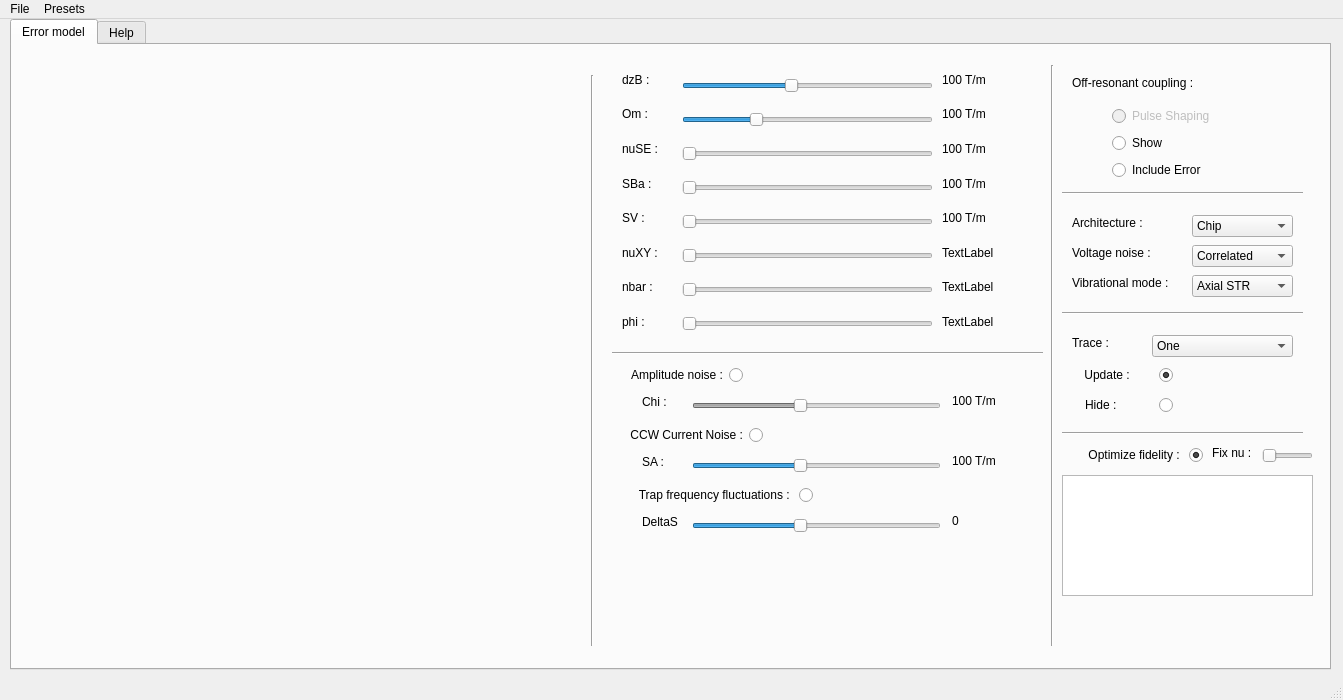
<?xml version="1.0" encoding="UTF-8"?>
<ui version="4.0">
 <class>MainWindow</class>
 <widget class="QMainWindow" name="MainWindow">
  <property name="geometry">
   <rect>
    <x>0</x>
    <y>0</y>
    <width>1343</width>
    <height>700</height>
   </rect>
  </property>
  <property name="windowTitle">
   <string>MainWindow</string>
  </property>
  <widget class="QWidget" name="centralwidget">
   <widget class="QTabWidget" name="tabWidget">
    <property name="enabled">
     <bool>true</bool>
    </property>
    <property name="geometry">
     <rect>
      <x>10</x>
      <y>0</y>
      <width>1321</width>
      <height>651</height>
     </rect>
    </property>
    <property name="currentIndex">
     <number>0</number>
    </property>
    <property name="tabBarAutoHide">
     <bool>false</bool>
    </property>
    <widget class="QWidget" name="tab">
     <attribute name="title">
      <string>Error model</string>
     </attribute>
     <widget class="QTableWidget" name="tableInfo">
      <property name="enabled">
       <bool>true</bool>
      </property>
      <property name="geometry">
       <rect>
        <x>1050</x>
        <y>430</y>
        <width>251</width>
        <height>121</height>
       </rect>
      </property>
      <property name="maximumSize">
       <size>
        <width>421</width>
        <height>16777215</height>
       </size>
      </property>
      <attribute name="horizontalHeaderVisible">
       <bool>false</bool>
      </attribute>
      <attribute name="horizontalHeaderDefaultSectionSize">
       <number>120</number>
      </attribute>
      <attribute name="horizontalHeaderHighlightSections">
       <bool>false</bool>
      </attribute>
      <attribute name="verticalHeaderVisible">
       <bool>false</bool>
      </attribute>
      <attribute name="verticalHeaderDefaultSectionSize">
       <number>29</number>
      </attribute>
      <attribute name="verticalHeaderHighlightSections">
       <bool>false</bool>
      </attribute>
      <attribute name="verticalHeaderMinimumSectionSize">
       <number>15</number>
      </attribute>
     </widget>
     <widget class="PlotWidget" name="graphWidget" native="true">
      <property name="geometry">
       <rect>
        <x>20</x>
        <y>30</y>
        <width>541</width>
        <height>501</height>
       </rect>
      </property>
     </widget>
     <widget class="QComboBox" name="comboBoxArchitecture">
      <property name="geometry">
       <rect>
        <x>1180</x>
        <y>170</y>
        <width>101</width>
        <height>22</height>
       </rect>
      </property>
      <item>
       <property name="text">
        <string>Chip</string>
       </property>
      </item>
      <item>
       <property name="text">
        <string>Macro</string>
       </property>
      </item>
     </widget>
     <widget class="QComboBox" name="comboBoxVNoise">
      <property name="geometry">
       <rect>
        <x>1180</x>
        <y>200</y>
        <width>101</width>
        <height>22</height>
       </rect>
      </property>
      <item>
       <property name="text">
        <string>Correlated</string>
       </property>
      </item>
      <item>
       <property name="text">
        <string>Uncorrelated</string>
       </property>
      </item>
     </widget>
     <widget class="QLabel" name="label_8">
      <property name="geometry">
       <rect>
        <x>1060</x>
        <y>170</y>
        <width>101</width>
        <height>16</height>
       </rect>
      </property>
      <property name="text">
       <string>Architecture :</string>
      </property>
     </widget>
     <widget class="QLabel" name="label_9">
      <property name="geometry">
       <rect>
        <x>1060</x>
        <y>200</y>
        <width>101</width>
        <height>16</height>
       </rect>
      </property>
      <property name="text">
       <string>Voltage noise :</string>
      </property>
     </widget>
     <widget class="QComboBox" name="comboBoxVibMode">
      <property name="geometry">
       <rect>
        <x>1180</x>
        <y>230</y>
        <width>101</width>
        <height>22</height>
       </rect>
      </property>
      <item>
       <property name="text">
        <string>Axial STR</string>
       </property>
      </item>
      <item>
       <property name="text">
        <string>Axial COM</string>
       </property>
      </item>
     </widget>
     <widget class="QLabel" name="label_10">
      <property name="geometry">
       <rect>
        <x>1060</x>
        <y>230</y>
        <width>111</width>
        <height>16</height>
       </rect>
      </property>
      <property name="text">
       <string>Vibrational mode :</string>
      </property>
     </widget>
     <widget class="Line" name="line">
      <property name="geometry">
       <rect>
        <x>1030</x>
        <y>20</y>
        <width>21</width>
        <height>581</height>
       </rect>
      </property>
      <property name="orientation">
       <enum>Qt::Vertical</enum>
      </property>
     </widget>
     <widget class="Line" name="line_2">
      <property name="geometry">
       <rect>
        <x>1050</x>
        <y>140</y>
        <width>241</width>
        <height>16</height>
       </rect>
      </property>
      <property name="orientation">
       <enum>Qt::Horizontal</enum>
      </property>
     </widget>
     <widget class="Line" name="line_3">
      <property name="geometry">
       <rect>
        <x>570</x>
        <y>30</y>
        <width>21</width>
        <height>571</height>
       </rect>
      </property>
      <property name="orientation">
       <enum>Qt::Vertical</enum>
      </property>
     </widget>
     <widget class="QWidget" name="layoutWidget">
      <property name="geometry">
       <rect>
        <x>610</x>
        <y>20</y>
        <width>57</width>
        <height>271</height>
       </rect>
      </property>
      <layout class="QVBoxLayout" name="verticalLayout_3">
       <item>
        <widget class="QLabel" name="label_2">
         <property name="text">
          <string>dzB :</string>
         </property>
        </widget>
       </item>
       <item>
        <widget class="QLabel" name="label_3">
         <property name="text">
          <string>Om :</string>
         </property>
        </widget>
       </item>
       <item>
        <widget class="QLabel" name="label_4">
         <property name="text">
          <string>nuSE :</string>
         </property>
        </widget>
       </item>
       <item>
        <widget class="QLabel" name="label_5">
         <property name="text">
          <string>SBa :</string>
         </property>
        </widget>
       </item>
       <item>
        <widget class="QLabel" name="label_6">
         <property name="text">
          <string>SV :</string>
         </property>
        </widget>
       </item>
       <item>
        <widget class="QLabel" name="label_7">
         <property name="text">
          <string>nuXY :</string>
         </property>
        </widget>
       </item>
       <item>
        <widget class="QLabel" name="label_16">
         <property name="text">
          <string>nbar :</string>
         </property>
        </widget>
       </item>
       <item>
        <widget class="QLabel" name="label_17">
         <property name="text">
          <string>phi :</string>
         </property>
        </widget>
       </item>
      </layout>
     </widget>
     <widget class="QWidget" name="layoutWidget">
      <property name="geometry">
       <rect>
        <x>670</x>
        <y>20</y>
        <width>251</width>
        <height>281</height>
       </rect>
      </property>
      <layout class="QVBoxLayout" name="verticalLayout">
       <item>
        <widget class="QSlider" name="sliderGradient">
         <property name="minimum">
          <number>24</number>
         </property>
         <property name="maximum">
          <number>200</number>
         </property>
         <property name="singleStep">
          <number>2</number>
         </property>
         <property name="value">
          <number>100</number>
         </property>
         <property name="orientation">
          <enum>Qt::Horizontal</enum>
         </property>
         <property name="tickPosition">
          <enum>QSlider::NoTicks</enum>
         </property>
        </widget>
       </item>
       <item>
        <widget class="QSlider" name="sliderPower">
         <property name="minimum">
          <number>10</number>
         </property>
         <property name="maximum">
          <number>150</number>
         </property>
         <property name="value">
          <number>50</number>
         </property>
         <property name="orientation">
          <enum>Qt::Horizontal</enum>
         </property>
        </widget>
       </item>
       <item>
        <widget class="QSlider" name="sliderENoise">
         <property name="orientation">
          <enum>Qt::Horizontal</enum>
         </property>
        </widget>
       </item>
       <item>
        <widget class="QSlider" name="sliderBAmbient">
         <property name="orientation">
          <enum>Qt::Horizontal</enum>
         </property>
        </widget>
       </item>
       <item>
        <widget class="QSlider" name="sliderVNoise">
         <property name="orientation">
          <enum>Qt::Horizontal</enum>
         </property>
        </widget>
       </item>
       <item>
        <widget class="QSlider" name="sliderNuXY">
         <property name="pageStep">
          <number>1</number>
         </property>
         <property name="orientation">
          <enum>Qt::Horizontal</enum>
         </property>
        </widget>
       </item>
       <item>
        <widget class="QSlider" name="sliderNbar">
         <property name="pageStep">
          <number>1</number>
         </property>
         <property name="orientation">
          <enum>Qt::Horizontal</enum>
         </property>
        </widget>
       </item>
       <item>
        <widget class="QSlider" name="sliderPhi">
         <property name="pageStep">
          <number>1</number>
         </property>
         <property name="orientation">
          <enum>Qt::Horizontal</enum>
         </property>
        </widget>
       </item>
      </layout>
     </widget>
     <widget class="QWidget" name="layoutWidget">
      <property name="geometry">
       <rect>
        <x>930</x>
        <y>20</y>
        <width>81</width>
        <height>271</height>
       </rect>
      </property>
      <layout class="QVBoxLayout" name="verticalLayout_4">
       <item>
        <widget class="QLabel" name="labelGradient">
         <property name="text">
          <string>100 T/m</string>
         </property>
        </widget>
       </item>
       <item>
        <widget class="QLabel" name="labelPower">
         <property name="text">
          <string>100 T/m</string>
         </property>
        </widget>
       </item>
       <item>
        <widget class="QLabel" name="labelENoise">
         <property name="text">
          <string>100 T/m</string>
         </property>
        </widget>
       </item>
       <item>
        <widget class="QLabel" name="labelBAmbient">
         <property name="text">
          <string>100 T/m</string>
         </property>
        </widget>
       </item>
       <item>
        <widget class="QLabel" name="labelVNoise">
         <property name="text">
          <string>100 T/m</string>
         </property>
        </widget>
       </item>
       <item>
        <widget class="QLabel" name="labelNuXY">
         <property name="text">
          <string>TextLabel</string>
         </property>
        </widget>
       </item>
       <item>
        <widget class="QLabel" name="labelNbar">
         <property name="text">
          <string>TextLabel</string>
         </property>
        </widget>
       </item>
       <item>
        <widget class="QLabel" name="labelPhi">
         <property name="text">
          <string>TextLabel</string>
         </property>
        </widget>
       </item>
      </layout>
     </widget>
     <widget class="QWidget" name="layoutWidget">
      <property name="geometry">
       <rect>
        <x>1100</x>
        <y>60</y>
        <width>151</width>
        <height>76</height>
       </rect>
      </property>
      <layout class="QVBoxLayout" name="verticalLayout_2">
       <item>
        <widget class="QRadioButton" name="radioBtnPulseShaping">
         <property name="enabled">
          <bool>false</bool>
         </property>
         <property name="text">
          <string>Pulse Shaping</string>
         </property>
         <property name="autoExclusive">
          <bool>false</bool>
         </property>
        </widget>
       </item>
       <item>
        <widget class="QRadioButton" name="radioBtnShowOffRes">
         <property name="text">
          <string>Show</string>
         </property>
         <property name="autoExclusive">
          <bool>false</bool>
         </property>
        </widget>
       </item>
       <item>
        <widget class="QRadioButton" name="radioBtnIncludeOffErr">
         <property name="text">
          <string>Include Error</string>
         </property>
         <property name="autoExclusive">
          <bool>false</bool>
         </property>
        </widget>
       </item>
      </layout>
     </widget>
     <widget class="QLabel" name="label">
      <property name="geometry">
       <rect>
        <x>1060</x>
        <y>30</y>
        <width>151</width>
        <height>16</height>
       </rect>
      </property>
      <property name="text">
       <string>Off-resonant coupling :</string>
      </property>
     </widget>
     <widget class="QRadioButton" name="radioBtnOptFid">
      <property name="enabled">
       <bool>true</bool>
      </property>
      <property name="geometry">
       <rect>
        <x>1060</x>
        <y>400</y>
        <width>131</width>
        <height>20</height>
       </rect>
      </property>
      <property name="layoutDirection">
       <enum>Qt::RightToLeft</enum>
      </property>
      <property name="text">
       <string>Optimize fidelity : </string>
      </property>
      <property name="checked">
       <bool>true</bool>
      </property>
      <property name="autoExclusive">
       <bool>false</bool>
      </property>
     </widget>
     <widget class="QSlider" name="sliderFixNu">
      <property name="enabled">
       <bool>false</bool>
      </property>
      <property name="geometry">
       <rect>
        <x>1250</x>
        <y>400</y>
        <width>51</width>
        <height>22</height>
       </rect>
      </property>
      <property name="orientation">
       <enum>Qt::Horizontal</enum>
      </property>
     </widget>
     <widget class="QLabel" name="label_11">
      <property name="geometry">
       <rect>
        <x>1200</x>
        <y>400</y>
        <width>55</width>
        <height>16</height>
       </rect>
      </property>
      <property name="text">
       <string>Fix nu :</string>
      </property>
     </widget>
     <widget class="Line" name="line_4">
      <property name="geometry">
       <rect>
        <x>600</x>
        <y>300</y>
        <width>431</width>
        <height>16</height>
       </rect>
      </property>
      <property name="orientation">
       <enum>Qt::Horizontal</enum>
      </property>
     </widget>
     <widget class="QComboBox" name="comboBoxTraceNum">
      <property name="geometry">
       <rect>
        <x>1140</x>
        <y>290</y>
        <width>141</width>
        <height>22</height>
       </rect>
      </property>
      <item>
       <property name="text">
        <string>One</string>
       </property>
      </item>
      <item>
       <property name="text">
        <string>Two</string>
       </property>
      </item>
      <item>
       <property name="text">
        <string>Three</string>
       </property>
      </item>
      <item>
       <property name="text">
        <string>Four</string>
       </property>
      </item>
     </widget>
     <widget class="QLabel" name="label_12">
      <property name="geometry">
       <rect>
        <x>1060</x>
        <y>290</y>
        <width>101</width>
        <height>16</height>
       </rect>
      </property>
      <property name="text">
       <string>Trace :</string>
      </property>
     </widget>
     <widget class="QRadioButton" name="radioBtnTraceUpdate">
      <property name="enabled">
       <bool>true</bool>
      </property>
      <property name="geometry">
       <rect>
        <x>1050</x>
        <y>320</y>
        <width>111</width>
        <height>20</height>
       </rect>
      </property>
      <property name="layoutDirection">
       <enum>Qt::RightToLeft</enum>
      </property>
      <property name="text">
       <string>Update :       </string>
      </property>
      <property name="checked">
       <bool>true</bool>
      </property>
      <property name="autoExclusive">
       <bool>false</bool>
      </property>
     </widget>
     <widget class="QRadioButton" name="radioBtnTraceHide">
      <property name="enabled">
       <bool>true</bool>
      </property>
      <property name="geometry">
       <rect>
        <x>1050</x>
        <y>350</y>
        <width>111</width>
        <height>20</height>
       </rect>
      </property>
      <property name="layoutDirection">
       <enum>Qt::RightToLeft</enum>
      </property>
      <property name="text">
       <string>Hide :           </string>
      </property>
      <property name="checked">
       <bool>false</bool>
      </property>
      <property name="autoExclusive">
       <bool>false</bool>
      </property>
     </widget>
     <widget class="Line" name="line_5">
      <property name="geometry">
       <rect>
        <x>1050</x>
        <y>260</y>
        <width>241</width>
        <height>16</height>
       </rect>
      </property>
      <property name="orientation">
       <enum>Qt::Horizontal</enum>
      </property>
     </widget>
     <widget class="Line" name="line_7">
      <property name="geometry">
       <rect>
        <x>1050</x>
        <y>380</y>
        <width>241</width>
        <height>16</height>
       </rect>
      </property>
      <property name="orientation">
       <enum>Qt::Horizontal</enum>
      </property>
     </widget>
     <widget class="QRadioButton" name="radioBtnAmpNoise">
      <property name="enabled">
       <bool>true</bool>
      </property>
      <property name="geometry">
       <rect>
        <x>600</x>
        <y>320</y>
        <width>131</width>
        <height>20</height>
       </rect>
      </property>
      <property name="layoutDirection">
       <enum>Qt::RightToLeft</enum>
      </property>
      <property name="text">
       <string>Amplitude noise :</string>
      </property>
      <property name="checked">
       <bool>false</bool>
      </property>
      <property name="autoExclusive">
       <bool>false</bool>
      </property>
     </widget>
     <widget class="QSlider" name="sliderChi">
      <property name="enabled">
       <bool>false</bool>
      </property>
      <property name="geometry">
       <rect>
        <x>680</x>
        <y>350</y>
        <width>249</width>
        <height>22</height>
       </rect>
      </property>
      <property name="minimum">
       <number>24</number>
      </property>
      <property name="maximum">
       <number>200</number>
      </property>
      <property name="singleStep">
       <number>2</number>
      </property>
      <property name="value">
       <number>100</number>
      </property>
      <property name="orientation">
       <enum>Qt::Horizontal</enum>
      </property>
      <property name="tickPosition">
       <enum>QSlider::NoTicks</enum>
      </property>
     </widget>
     <widget class="QLabel" name="label_13">
      <property name="geometry">
       <rect>
        <x>630</x>
        <y>340</y>
        <width>55</width>
        <height>34</height>
       </rect>
      </property>
      <property name="text">
       <string>Chi :</string>
      </property>
     </widget>
     <widget class="QLabel" name="labelChi">
      <property name="geometry">
       <rect>
        <x>940</x>
        <y>340</y>
        <width>79</width>
        <height>32</height>
       </rect>
      </property>
      <property name="text">
       <string>100 T/m</string>
      </property>
     </widget>
     <widget class="QRadioButton" name="radioBtnCCWNoise">
      <property name="enabled">
       <bool>true</bool>
      </property>
      <property name="geometry">
       <rect>
        <x>600</x>
        <y>380</y>
        <width>151</width>
        <height>20</height>
       </rect>
      </property>
      <property name="layoutDirection">
       <enum>Qt::RightToLeft</enum>
      </property>
      <property name="text">
       <string>CCW Current Noise :</string>
      </property>
      <property name="checked">
       <bool>false</bool>
      </property>
      <property name="autoExclusive">
       <bool>false</bool>
      </property>
     </widget>
     <widget class="QLabel" name="labelSA">
      <property name="geometry">
       <rect>
        <x>940</x>
        <y>400</y>
        <width>79</width>
        <height>32</height>
       </rect>
      </property>
      <property name="text">
       <string>100 T/m</string>
      </property>
     </widget>
     <widget class="QSlider" name="sliderSA">
      <property name="enabled">
       <bool>true</bool>
      </property>
      <property name="geometry">
       <rect>
        <x>680</x>
        <y>410</y>
        <width>249</width>
        <height>22</height>
       </rect>
      </property>
      <property name="minimum">
       <number>24</number>
      </property>
      <property name="maximum">
       <number>200</number>
      </property>
      <property name="singleStep">
       <number>2</number>
      </property>
      <property name="value">
       <number>100</number>
      </property>
      <property name="orientation">
       <enum>Qt::Horizontal</enum>
      </property>
      <property name="tickPosition">
       <enum>QSlider::NoTicks</enum>
      </property>
     </widget>
     <widget class="QLabel" name="label_14">
      <property name="geometry">
       <rect>
        <x>630</x>
        <y>400</y>
        <width>55</width>
        <height>34</height>
       </rect>
      </property>
      <property name="text">
       <string>SA :</string>
      </property>
     </widget>
     <widget class="QRadioButton" name="radioBtnSymFluc">
      <property name="enabled">
       <bool>true</bool>
      </property>
      <property name="geometry">
       <rect>
        <x>600</x>
        <y>440</y>
        <width>201</width>
        <height>20</height>
       </rect>
      </property>
      <property name="layoutDirection">
       <enum>Qt::RightToLeft</enum>
      </property>
      <property name="text">
       <string>Trap frequency fluctuations : </string>
      </property>
      <property name="checked">
       <bool>false</bool>
      </property>
      <property name="autoExclusive">
       <bool>false</bool>
      </property>
     </widget>
     <widget class="QLabel" name="labelSymFluc">
      <property name="geometry">
       <rect>
        <x>940</x>
        <y>460</y>
        <width>79</width>
        <height>32</height>
       </rect>
      </property>
      <property name="text">
       <string>0</string>
      </property>
     </widget>
     <widget class="QSlider" name="sliderSymFluc">
      <property name="enabled">
       <bool>true</bool>
      </property>
      <property name="geometry">
       <rect>
        <x>680</x>
        <y>470</y>
        <width>249</width>
        <height>22</height>
       </rect>
      </property>
      <property name="minimum">
       <number>24</number>
      </property>
      <property name="maximum">
       <number>200</number>
      </property>
      <property name="singleStep">
       <number>2</number>
      </property>
      <property name="value">
       <number>100</number>
      </property>
      <property name="orientation">
       <enum>Qt::Horizontal</enum>
      </property>
      <property name="tickPosition">
       <enum>QSlider::NoTicks</enum>
      </property>
     </widget>
     <widget class="QLabel" name="label_15">
      <property name="geometry">
       <rect>
        <x>630</x>
        <y>460</y>
        <width>55</width>
        <height>34</height>
       </rect>
      </property>
      <property name="text">
       <string>DeltaS</string>
      </property>
     </widget>
     <widget class="PlotWidget" name="legendWidget" native="true">
      <property name="geometry">
       <rect>
        <x>20</x>
        <y>540</y>
        <width>541</width>
        <height>71</height>
       </rect>
      </property>
     </widget>
    </widget>
    <widget class="QWidget" name="tab_2">
     <attribute name="title">
      <string>Help</string>
     </attribute>
     <widget class="QTabWidget" name="tabWidget_2">
      <property name="geometry">
       <rect>
        <x>30</x>
        <y>20</y>
        <width>1261</width>
        <height>521</height>
       </rect>
      </property>
      <property name="currentIndex">
       <number>0</number>
      </property>
      <widget class="QWidget" name="tab_3">
       <attribute name="title">
        <string>Heating</string>
       </attribute>
      </widget>
      <widget class="QWidget" name="tab_4">
       <attribute name="title">
        <string>Decoherence</string>
       </attribute>
      </widget>
      <widget class="QWidget" name="tab_5">
       <attribute name="title">
        <string>Kerr Coupling</string>
       </attribute>
      </widget>
      <widget class="QWidget" name="tab_6">
       <attribute name="title">
        <string>Off-resonant coupling</string>
       </attribute>
      </widget>
     </widget>
    </widget>
   </widget>
  </widget>
  <widget class="QMenuBar" name="menubar">
   <property name="geometry">
    <rect>
     <x>0</x>
     <y>0</y>
     <width>1343</width>
     <height>26</height>
    </rect>
   </property>
   <widget class="QMenu" name="menuFile">
    <property name="title">
     <string>File</string>
    </property>
   </widget>
   <widget class="QMenu" name="menuPresets">
    <property name="title">
     <string>Presets</string>
    </property>
    <addaction name="actionLoadMacro"/>
    <addaction name="actionLoadChip"/>
    <addaction name="separator"/>
    <addaction name="actionLoadPresetFile"/>
    <addaction name="actionSavePresetFile"/>
   </widget>
   <addaction name="menuFile"/>
   <addaction name="menuPresets"/>
  </widget>
  <widget class="QStatusBar" name="statusbar"/>
  <action name="actionLoadMacro">
   <property name="text">
    <string>Load Macro</string>
   </property>
  </action>
  <action name="actionLoadChip">
   <property name="text">
    <string>Load Chip</string>
   </property>
  </action>
  <action name="actionLoadPresetFile">
   <property name="text">
    <string>Load from File</string>
   </property>
  </action>
  <action name="actionSavePresetFile">
   <property name="text">
    <string>Save to File</string>
   </property>
  </action>
 </widget>
 <customwidgets>
  <customwidget>
   <class>PlotWidget</class>
   <extends>QWidget</extends>
   <header>pyqtgraph</header>
   <container>1</container>
  </customwidget>
 </customwidgets>
 <resources/>
 <connections/>
</ui>
